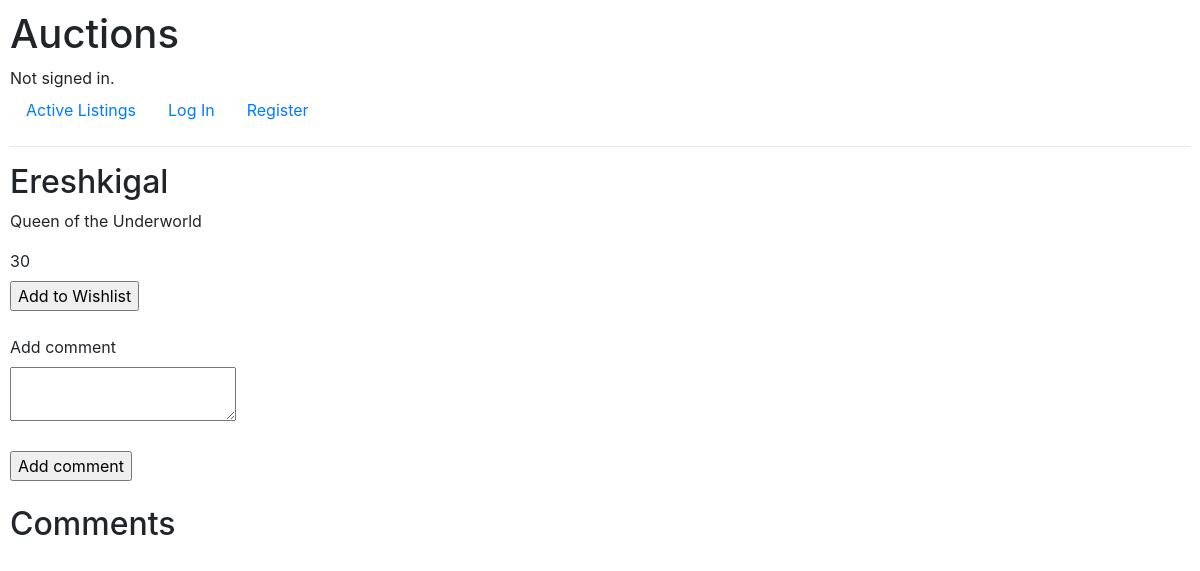
Before: /auctions/Ereshkigal with the older database file.
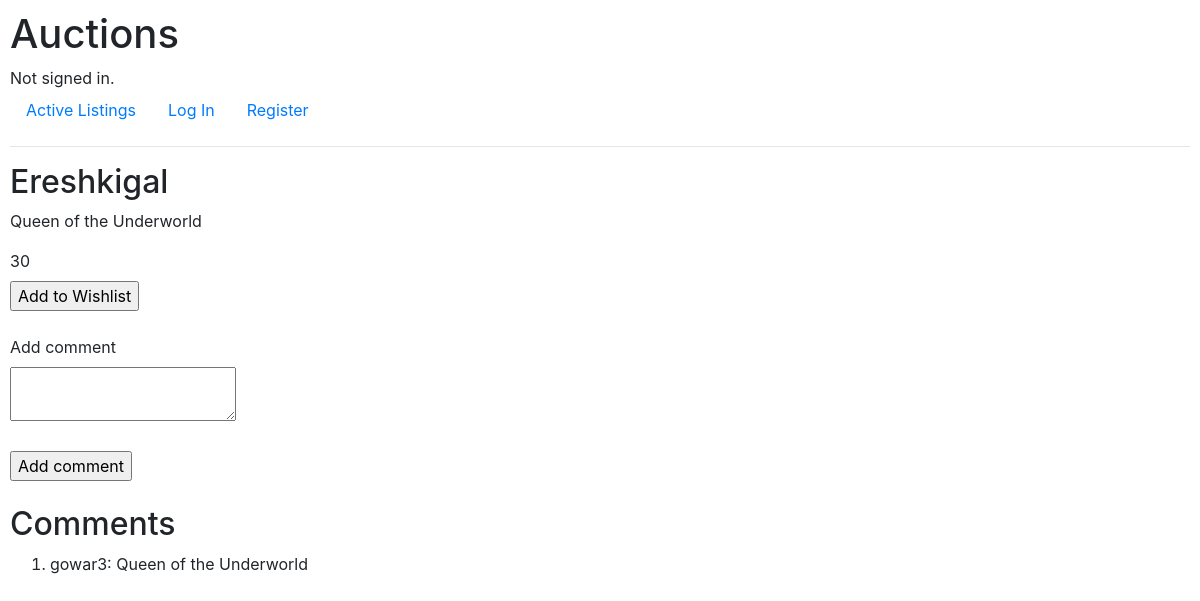
After: the same page with the newer database file.
### auctions/models.py (models this page shows, shortened)
class Listing(models.Model):
    title = models.CharField(max_length=64)
    description = models.CharField(max_length=64)
    price = models.IntegerField()

class Comment(models.Model):
    poster = models.CharField(max_length=64, default="Anonymous")
    comment = models.CharField(max_length=128)
    listings = models.ManyToManyField(Listing, blank=True, related_name= "comments")
    def __str__(self):
        return f"{self.poster}: {self.comment}"

### auctions/views.py (the view)
# urls.py: path("<str:listing>", views.listing, name="listing"),
def listing(request, listing):
    if "comments" not in request.session:
        request.session["comments"] = ()
    listing = Listing.objects.get(title = listing)
    if request.method == "POST":
        comment = request.POST["comment"]
        username = request.POST["username"]
        new_comment = Comment.objects.create(poster=username, comment=comment)
        new_comment.listings.add(listing)
    return render(request, "auctions/listing.html", {
        "listing": listing,
        "comments": listing.comments.all()
    })

### auctions/templates/auctions/listing.html (shortened to what this page needs)
{% extends 'auctions/layout.html' %}
{% block body %}
    <form action= "{% url 'wishlist' user.username %}" method = "post">
        <h2>{{ listing.title }}</h2>
        <p>{{ listing.description }}</p>
        <label>{{ listing.price }}</label>
        <br>
        <input type= "submit" value= "Add to Wishlist">
    </form>
    <br>
    <form action= "{% url 'listing' listing.title %}" method = "post">
        <label for="add_comment">Add comment</label>
        <br>
        <textarea id="add_comment" name="comment"></textarea>
        <br>
        <br>
        <input type="submit" value= "Add comment">
    </form>
    <br>
    <h2>Comments</h2>
    <ol>
    {% for comment in comments %}
        <li>{{ comment }}</li>
    {% endfor %}
    </ol>
{% endblock %}

### auctions/templates/auctions/layout.html (shortened to what this page needs)
{% load static %}
<!DOCTYPE html>
<html lang="en">
    <head>
        <link rel="stylesheet" href="https://stackpath.bootstrapcdn.com/bootstrap/4.4.1/css/bootstrap.min.css">
        <link href="{% static 'auctions/styles.css' %}" rel="stylesheet">
    </head>
    <body>
        <h1>Auctions</h1>
        <div>
            {% if user.is_authenticated %}
                Signed in as <strong>{{ user.username }}</strong>.
            {% else %}
                Not signed in.
            {% endif %}
        </div>
        <ul class="nav">
            <li class="nav-item">
                <a class="nav-link" href="{% url 'index' %}">Active Listings</a>
            </li>
            {% if user.is_authenticated %}
                <li class="nav-item">
                    <a class="nav-link" href="{% url 'logout' %}">Log Out</a>
                </li>
                <li class="nav-item">
                    <a class="nav-link" href="{% url 'wishlist' user.username%}">Wishlist</a>
                </li>
                <li class="nav-item">
                    <a class="nav-link" href="{% url 'new'%}">Create Listing</a>
                </li>
            {% else %}
                <li class="nav-item">
                    <a class="nav-link" href="{% url 'login' %}">Log In</a>
                </li>
                <li class="nav-item">
                    <a class="nav-link" href="{% url 'register' %}">Register</a>
                </li>
            {% endif %}
        </ul>
        <hr>
        {% block body %}
        {% endblock %}
    </body>
</html>

### auctions/static/auctions/styles.css (style rules this page uses)
body { padding: 10px; }

Changed rows visible on the page:
added Comment: poster+comment "gowar3: Queen of the Underworld"
